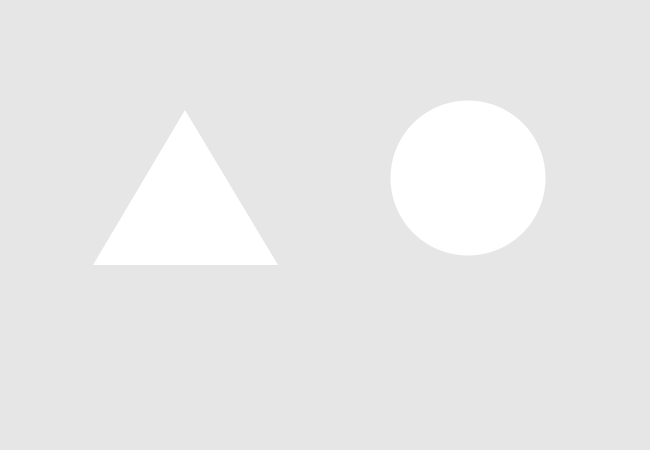
Frame 1 (no input)
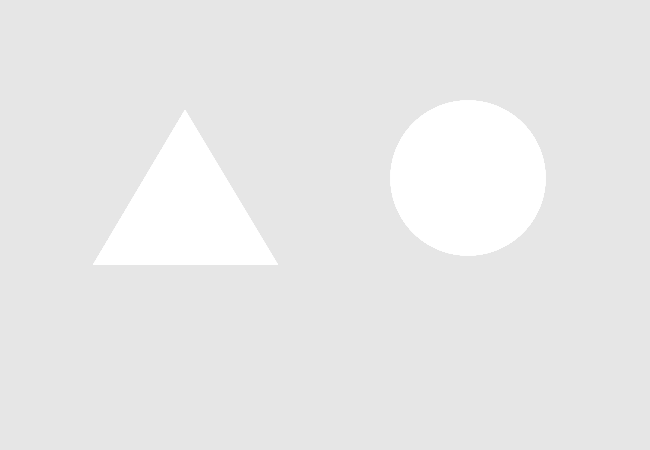
Frame 60 (the mouse pressed at the canvas centre just before this capture)
Frame 120 (the mouse held since frame 60 and released just before this capture): identical to frame 60, image omitted

The Processing sketch that drew these frames (run headless with seeded random() and noise(); from frame 60 on, the mouse is pressed at the canvas centre):

// Processing sketch: processing_114423
// ── processing_114423.pde

void setup() {
  size(650, 450);
  smooth();
  background(230);
  noStroke();
}

void draw() {
  float x = mouseX;
  float y = mouseY;


  // triangle
  if (x > 93 && x < 278 && y > 110 && y < 265 ) {
    fill(0);
    triangle(185, 110, 93, 265, 278, 265);
  }

  else {
    fill(255);
    triangle(185, 110, 93, 265, 278, 265);
  }
  //ellipse

  if (x > 390 && x < 545 && y > 110 && y < 265) {
    fill(0);
    ellipse(468, 178, 155, 155);
  }

  else {
    fill(255);
    ellipse(468, 178, 155, 155);
  }

// help on move the curser around the boundery

  if (x > 390 && x < 545 && y > 110 && y < 265 && mousePressed) {
    fill(250);
    ellipse(x, y, 155, 155);
    x += 1;
    y += 1;
    
    
  }
}
